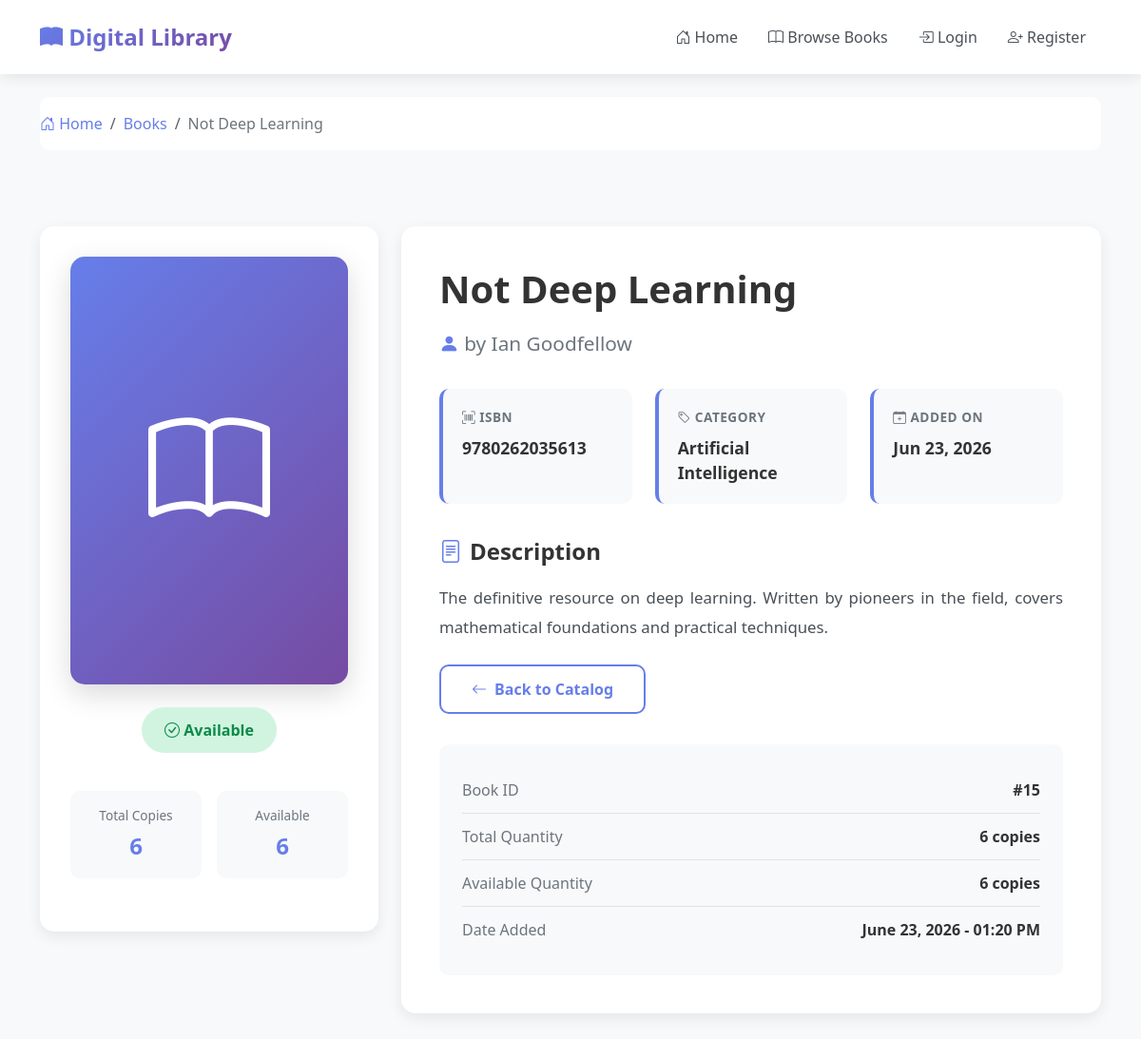
The app's page /books/15/ with its own data.
### books/models.py (models this page shows, shortened)
class Book(models.Model):
    title = models.CharField(
        max_length=200,
        help_text="Enter the book title"
    )
    author = models.CharField(
        max_length=100,
        help_text="Enter the author name"
    )
    isbn = models.CharField(
        max_length=13,
        unique=True,
        help_text="13 Character ISBN number"
    )
    category = models.CharField(
        max_length=50,
        help_text="Enter the book category (e.g., Fiction, Science, History)"
    )
    description = models.TextField(
        help_text="Enter a brief description of the book",
        blank=True
    )
    quantity = models.PositiveIntegerField(
        default=1,
        help_text="Total number of copies in the library"
    )
    available_quantity = models.PositiveIntegerField(
        default=1,
        help_text="Number of copies currently available for borrowing"
    )
    created_at = models.DateTimeField(
        auto_now_add=True,
        help_text="Date and time when the book was added to the system"
    )
    class Meta:
        ordering = ['-created_at']
        verbose_name = 'Book'
        verbose_name_plural = 'Books'
    def is_available(self):
        return self.available_quantity > 0
    is_available.boolean = True
    is_available.short_description = 'Available'

### books/views.py (the view)
# urls.py: path('<int:pk>/', views.book_detail, name='book_detail'),
def book_detail(request, pk):
    book = get_object_or_404(Book, pk=pk)
    context = {
        'book': book
    }
    return render(request, 'books/book_detail.html', context)

### books/templates/books/book_detail.html (shortened to what this page needs)
<!DOCTYPE html>
<html lang="en">
<head>
    <link href="https://cdn.jsdelivr.net/npm/bootstrap@5.3.0/dist/css/bootstrap.min.css" rel="stylesheet">
    <link href="https://cdn.jsdelivr.net/npm/bootstrap-icons@1.10.0/font/bootstrap-icons.css" rel="stylesheet">
</head>
<body>
    <nav class="navbar navbar-expand-lg navbar-light sticky-top">
        <div class="container">
            <a class="navbar-brand" href="{% url 'accounts:home' %}">
                <i class="bi bi-book-fill"></i> Digital Library
            </a>
            <div class="collapse navbar-collapse" id="navbarNav">
                <ul class="navbar-nav ms-auto align-items-center">
                    <li class="nav-item">
                        <a class="nav-link" href="{% url 'accounts:home' %}">
                            <i class="bi bi-house-door"></i> Home
                        </a>
                    </li>
                    <li class="nav-item">
                        <a class="nav-link" href="{% url 'books:book_list' %}">
                            <i class="bi bi-book"></i> Browse Books
                        </a>
                    </li>
                    {% if user.is_authenticated %}
                        <li class="nav-item">
                            <span class="nav-link">
                                <i class="bi bi-person-circle"></i> {{ user.username }}
                            </span>
                        </li>
                        <li class="nav-item">
                            <a class="btn btn-logout ms-2" href="{% url 'accounts:logout' %}">
                                <i class="bi bi-box-arrow-right"></i> Logout
                            </a>
                        </li>
                    {% else %}
                        <li class="nav-item">
                            <a class="nav-link" href="{% url 'accounts:login' %}">
                                <i class="bi bi-box-arrow-in-right"></i> Login
                            </a>
                        </li>
                        <li class="nav-item">
                            <a class="nav-link" href="{% url 'accounts:register' %}">
                                <i class="bi bi-person-plus"></i> Register
                            </a>
                        </li>
                    {% endif %}
                </ul>
            </div>
        </div>
    </nav>
    <div class="container mt-4">
        <nav class="breadcrumb-custom">
            <ol class="breadcrumb">
                <li class="breadcrumb-item"><a href="{% url 'accounts:home' %}"><i class="bi bi-house-door"></i> Home</a></li>
                <li class="breadcrumb-item"><a href="{% url 'books:book_list' %}">Books</a></li>
                <li class="breadcrumb-item active">{{ book.title|truncatewords:5 }}</li>
            </ol>
        </nav>
    </div>
    <div class="book-detail-container">
        <div class="container">
            <div class="row">
                <div class="col-lg-4 mb-4">
                    <div class="book-cover-section">
                        <div class="book-cover">
                            <i class="bi bi-book"></i>
                        </div>
                        {% if book.is_available %}
                            <div class="availability-status available">
                                <i class="bi bi-check-circle"></i> Available
                            </div>
                        {% else %}
                            <div class="availability-status unavailable">
                                <i class="bi bi-x-circle"></i> Currently Unavailable
                            </div>
                        {% endif %}
                        <div class="quantity-display">
                            <div class="quantity-box">
                                <div class="label">Total Copies</div>
                                <div class="value">{{ book.quantity }}</div>
                            </div>
                            <div class="quantity-box">
                                <div class="label">Available</div>
                                <div class="value">{{ book.available_quantity }}</div>
                            </div>
                        </div>
                    </div>
                </div>
                <div class="col-lg-8">
                    <div class="book-info-section">
                        <h1 class="book-title">{{ book.title }}</h1>
                        <p class="book-author">
                            <i class="bi bi-person-fill"></i> by {{ book.author }}
                        </p>
                        <div class="info-grid">
                            <div class="info-item">
                                <div class="info-label">
                                    <i class="bi bi-upc-scan"></i> ISBN
                                </div>
                                <div class="info-value">{{ book.isbn }}</div>
                            </div>
                            <div class="info-item">
                                <div class="info-label">
                                    <i class="bi bi-tag"></i> Category
                                </div>
                                <div class="info-value">{{ book.category }}</div>
                            </div>
                            <div class="info-item">
                                <div class="info-label">
                                    <i class="bi bi-calendar-plus"></i> Added On
                                </div>
                                <div class="info-value">{{ book.created_at|date:"M d, Y" }}</div>
                            </div>
                        </div>
                        <div class="section-title">
                            <i class="bi bi-file-text"></i> Description
                        </div>
                        {% if book.description %}
                            <p class="description-text">{{ book.description }}</p>
                        {% else %}
                            <p class="description-text text-muted">No description available for this book.</p>
                        {% endif %}
                        <div class="action-buttons mt-4">
                            <a href="{% url 'books:book_list' %}" class="btn btn-secondary-custom">
                                <i class="bi bi-arrow-left"></i> Back to Catalog
                            </a>
                        </div>
                        <div class="metadata-section">
                            <div class="metadata-item">
                                <span class="metadata-label">Book ID</span>
                                <span class="metadata-value">#{{ book.pk }}</span>
                            </div>
                            <div class="metadata-item">
                                <span class="metadata-label">Total Quantity</span>
                                <span class="metadata-value">{{ book.quantity }} cop{{ book.quantity|pluralize:"y,ies" }}</span>
                            </div>
                            <div class="metadata-item">
                                <span class="metadata-label">Available Quantity</span>
                                <span class="metadata-value">{{ book.available_quantity }} cop{{ book.available_quantity|pluralize:"y,ies" }}</span>
                            </div>
                            <div class="metadata-item">
                                <span class="metadata-label">Date Added</span>
                                <span class="metadata-value">{{ book.created_at|date:"F d, Y - h:i A" }}</span>
                            </div>
                        </div>
                    </div>
                </div>
            </div>
        </div>
    </div>
</body>
</html>

### books/templates/books/book_detail.html (style rules this page uses)
:root { --primary-gradient: linear-gradient(135deg, #667eea 0%, #764ba2 100%); --primary-color: #667eea; --secondary-color: #764ba2; }
body { background: #f8f9fa; font-family: 'Segoe UI', Tahoma, Geneva, Verdana, sans-serif; }
.navbar { background: white !important; box-shadow: 0 2px 15px rgba(0, 0, 0, 0.1); padding: 1rem 0; }
.navbar-brand { font-size: 1.5rem; font-weight: 700; background: var(--primary-gradient); -webkit-background-clip: text; -webkit-text-fill-color: transparent; background-clip: text; }
.nav-link { font-weight: 500; color: #495057 !important; margin: 0 0.5rem; transition: color 0.3s ease; }
.book-detail-container { padding: 3rem 0; }
.book-cover-section { background: white; border-radius: 15px; padding: 2rem; box-shadow: 0 5px 15px rgba(0, 0, 0, 0.08); text-align: center; position: sticky; top: 100px; }
.book-cover { width: 100%; max-width: 350px; height: 450px; background: var(--primary-gradient); border-radius: 15px; display: flex; align-items: center; justify-content: center; color: white; font-size: 8rem; margin: 0 auto 1.5rem; box-shadow: 0 10px 30px rgba(0, 0, 0, 0.15); }
.availability-status { padding: 0.75rem 1.5rem; border-radius: 25px; font-weight: 600; display: inline-block; margin-bottom: 1rem; }
.availability-status.available { background: #d1f4e0; color: #0d8a4a; }
.book-info-section { background: white; border-radius: 15px; padding: 2.5rem; box-shadow: 0 5px 15px rgba(0, 0, 0, 0.08); margin-bottom: 2rem; }
.book-title { font-size: 2.5rem; font-weight: 700; color: #333; margin-bottom: 1rem; line-height: 1.3; }
.book-author { font-size: 1.3rem; color: #6c757d; margin-bottom: 2rem; }
.book-author i { color: var(--primary-color); }
.info-grid { display: grid; grid-template-columns: repeat(auto-fit, minmax(200px, 1fr)); gap: 1.5rem; margin-bottom: 2rem; }
.info-item { background: #f8f9fa; padding: 1.25rem; border-radius: 10px; border-left: 4px solid var(--primary-color); }
.info-label { font-size: 0.85rem; color: #6c757d; text-transform: uppercase; letter-spacing: 0.5px; margin-bottom: 0.5rem; font-weight: 600; }
.info-value { font-size: 1.1rem; color: #333; font-weight: 600; }
.section-title { font-size: 1.5rem; font-weight: 700; color: #333; margin-bottom: 1rem; display: flex; align-items: center; gap: 0.5rem; }
.section-title i { color: var(--primary-color); }
.description-text { font-size: 1.05rem; line-height: 1.8; color: #495057; text-align: justify; }
.action-buttons { display: flex; gap: 1rem; flex-wrap: wrap; }
.btn-secondary-custom { background: white; border: 2px solid var(--primary-color); color: var(--primary-color); padding: 0.75rem 2rem; border-radius: 10px; font-weight: 600; transition: all 0.3s ease; display: inline-flex; align-items: center; gap: 0.5rem; }
.quantity-display { display: flex; align-items: center; gap: 1rem; margin: 1.5rem 0; }
.quantity-box { background: #f8f9fa; padding: 1rem 1.5rem; border-radius: 10px; text-align: center; flex: 1; }
.quantity-box .label { font-size: 0.85rem; color: #6c757d; margin-bottom: 0.25rem; }
.quantity-box .value { font-size: 1.5rem; font-weight: 700; color: var(--primary-color); }
.metadata-section { background: #f8f9fa; padding: 1.5rem; border-radius: 10px; margin-top: 2rem; }
.metadata-item { display: flex; justify-content: space-between; padding: 0.75rem 0; border-bottom: 1px solid #dee2e6; }
.metadata-item:last-child { border-bottom: none; }
.metadata-label { color: #6c757d; font-weight: 500; }
.metadata-value { color: #333; font-weight: 600; }
.breadcrumb-custom { background: white; padding: 1rem 0; margin-bottom: 2rem; border-radius: 10px; }
.breadcrumb { margin-bottom: 0; }
.breadcrumb-item a { color: var(--primary-color); text-decoration: none; }
.breadcrumb-item.active { color: #6c757d; }

### records on screen
Book: title "Not Deep Learning", quantity "6", available_quantity "6", author "Ian Goodfellow", isbn "9780262035613", category "Artificial Intelligence", created_at "Jun 23, 2026", description "The definitive resource on deep learning. Written by pioneers in the field, covers mathematical foundations and practical techniques.", pk "15", created_at "June 23, 2026 - 01:20 PM"
